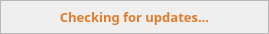
<?xml version="1.0" encoding="UTF-8"?>
<ui version="4.0">
 <class>HttpUpdate</class>
 <widget class="QWidget" name="HttpUpdate">
  <property name="geometry">
   <rect>
    <x>0</x>
    <y>0</y>
    <width>269</width>
    <height>34</height>
   </rect>
  </property>
  <property name="minimumSize">
   <size>
    <width>239</width>
    <height>34</height>
   </size>
  </property>
  <property name="maximumSize">
   <size>
    <width>269</width>
    <height>34</height>
   </size>
  </property>
  <property name="windowTitle">
   <string>Relics of Annorath - Checking...</string>
  </property>
  <property name="windowIcon">
   <iconset resource="../../ressources/res.qrc">
    <normaloff>:/images/icon.png</normaloff>:/images/icon.png</iconset>
  </property>
  <property name="styleSheet">
   <string notr="true"/>
  </property>
  <widget class="QFrame" name="frame">
   <property name="geometry">
    <rect>
     <x>0</x>
     <y>0</y>
     <width>269</width>
     <height>34</height>
    </rect>
   </property>
   <property name="minimumSize">
    <size>
     <width>269</width>
     <height>34</height>
    </size>
   </property>
   <property name="maximumSize">
    <size>
     <width>269</width>
     <height>34</height>
    </size>
   </property>
   <property name="styleSheet">
    <string notr="true">background-image: url(:/images/updater.png);</string>
   </property>
   <property name="frameShape">
    <enum>QFrame::StyledPanel</enum>
   </property>
   <property name="frameShadow">
    <enum>QFrame::Raised</enum>
   </property>
  </widget>
  <widget class="QLabel" name="label">
   <property name="geometry">
    <rect>
     <x>0</x>
     <y>0</y>
     <width>269</width>
     <height>34</height>
    </rect>
   </property>
   <property name="minimumSize">
    <size>
     <width>269</width>
     <height>34</height>
    </size>
   </property>
   <property name="maximumSize">
    <size>
     <width>269</width>
     <height>34</height>
    </size>
   </property>
   <property name="font">
    <font>
     <family>Modern Antiqua</family>
     <pointsize>10</pointsize>
     <weight>75</weight>
     <bold>true</bold>
    </font>
   </property>
   <property name="layoutDirection">
    <enum>Qt::LeftToRight</enum>
   </property>
   <property name="styleSheet">
    <string notr="true">color: #e27a28;
background-image: url();</string>
   </property>
   <property name="text">
    <string>Checking for updates...</string>
   </property>
   <property name="alignment">
    <set>Qt::AlignCenter</set>
   </property>
  </widget>
 </widget>
 <resources>
  <include location="../../ressources/res.qrc"/>
 </resources>
 <connections/>
</ui>
